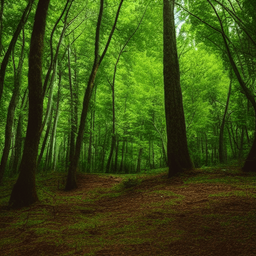
#> input picture imgs/bosque.png, 256 x 256 px, shrunk from 512 x 512 before the run
$ python Practica2_eqEspecificacion_PDI_GomezCanales.py
#> lines starting #> are read from the running program, lines starting #| are printed output that depends on the picture
import cv2
import numpy as np
import matplotlib.pyplot as plt
import os

def acumulado(figure, img):
    color = ("b", "g", "r")
    H = np.zeros((256, 3))
    for i, c in enumerate(color):
        hist = cv2.calcHist([img], [i], None, [256], [0, 256])
        acc = 0
        for j in range(256):
            H[j][i] = hist[j] + acc
            acc = H[j][i]
        # Normalizado
        H[:, i] /= (img.shape[0] * img.shape[1])
        plt.figure(figure)
        plt.plot(H[:, i], color=c)
        plt.draw()
        plt.pause(0.001)
    return H

# ------------------- Puntos extras: Dar color a una imagen -------------------
def colorear(I1, I2):
    """
    Esta funcion convierte la imagen 1 a escala de grises y le da color usando la distribucion de la imagen 2
    input: I1 imagen a colorear, I2 imagen de la que se obtendra la distribucion
    """

    # Primero convertimos de bgr a escala de grises
    I1_gray = cv2.cvtColor(I1, cv2.COLOR_BGR2GRAY)
    # Ahora de escala de grises repetimos los mismos valores para los tres canales (BGR)
    I1_tresc = np.zeros((I1_gray.shape[0], I1_gray.shape[1], 3), "uint8")
    I1_tresc[:, :, 0] = I1_gray
    I1_tresc[:, :, 1] = I1_gray
    I1_tresc[:, :, 2] = I1_gray
    I1 = I1_tresc

    H1 = acumulado(1, I1)
    H2 = acumulado(2, I2)

    [m, n, p] = I1.shape

    I3 = np.zeros_like(I1)
    # -------------------- Ecualizacion por Especificacion ----------------------------
    for k in range(p):
        for i in range(m):
            for j in range(n):
                z = 0
                Sk = H1[I1[i, j, k], k]
                while H2[z, k] - Sk < 0:
                    z += 1
                    if z == 256:
                        H2[z, k] = Sk
                I3[i, j, k] = z

    I3 = I3.astype("uint8")
    H3 = acumulado(3, I3)

    cv2.imshow("Img grises", I1)
    cv2.imshow("Img ref", I2)
    cv2.imshow("Img color", I3)


# Cambiar ruta y nombre de las imgs
I1 = cv2.imread("../imgs/bosque.png")
#> I1 is the input picture: shape (256, 256, 3); mean B, G, R 19, 78.2, 59
I2 = cv2.imread("../imgs/puente.jpg")
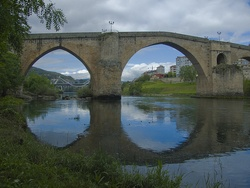
#> input picture imgs/puente.jpg, 250 x 188 px, shrunk from 500 x 375 before the run
#> I2 is the input picture: shape (188, 250, 3); mean B, G, R 92.4, 94.1, 83.8

H1 = acumulado(1, I1)
#> the loop in acumulado, `for i, c in enumerate(color):` made 3 passes
#> pass 1, in acumulado, `plt.pause(0.001)`:
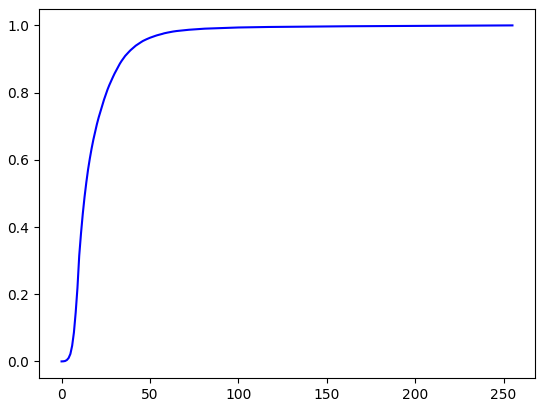
#> figure drawn by matplotlib, 1 panel; curve peaks at x = 246, y = 1
#> after the loop in acumulado, `for i, c in enumerate(color):`: H = 256 rows, first 8: [9.16e-05, 0, 0], [0.000381, 0, 0], [0.00125, 0, 0], [0.00415, 0, 0], [0.0102, 0, 0], [0.0223, 0, 0], [0.0468, 0, 0], [0.0863, 0, 0]
#> H1 has the same summary as H in acumulado
H2 = acumulado(2, I2)
#> the loop in acumulado (call 2), `for i, c in enumerate(color):` made 3 passes
#> pass 2, in acumulado (call 2), `plt.pause(0.001)`:
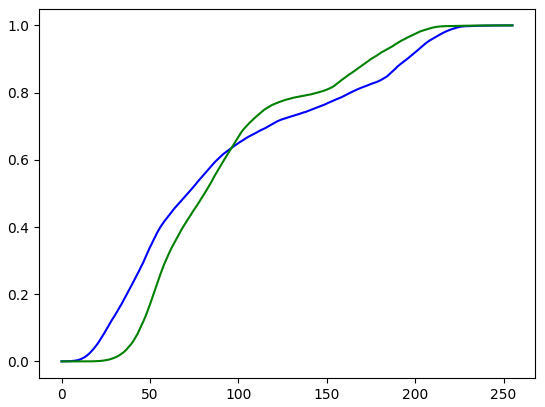
#> figure drawn by matplotlib, 1 panel; curve peaks at x = 255, y = 1; curve peaks at x = 248, y = 1
#> after the loop in acumulado (call 2), `for i, c in enumerate(color):`: H = 256 rows, first 8: [0.000149, 0, 0], [0.000149, 0, 0], [0.000255, 0, 0], [0.000468, 0, 0], [0.000553, 0, 0], [0.000723, 0, 0], [0.00113, 0, 0], [0.00177, 0, 0]
#> H2 has the same summary as H in acumulado

[m, n, p] = I1.shape
#> m = 256; n = 256; p = 3

I3 = np.zeros_like(I1)
# -------------------- Ecualizacion por Especificacion ----------------------------
for k in range(p):
    for i in range(m):
        for j in range(n):
            z = 0
            Sk = H1[I1[i, j, k], k]
            while H2[z, k] - Sk < 0:
                z += 1
                if z == 256:
                    H2[z, k] = Sk
            I3[i, j, k] = z
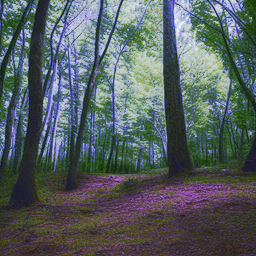
#> I3: shape (256, 256, 3); mean B, G, R 95.4, 94.6, 84.6

I3 = I3.astype("uint8")
H3 = acumulado(3, I3)
#> the loop in acumulado (call 3), `for i, c in enumerate(color):` made 3 passes
#> pass 1, in acumulado (call 3), `plt.pause(0.001)`:
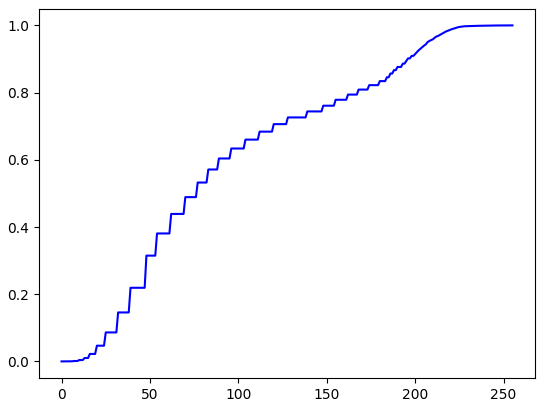
#> figure drawn by matplotlib, 1 panel; curve peaks at x = 255, y = 1
#> after the loop in acumulado (call 3), `for i, c in enumerate(color):`: H = 256 rows, first 8: [9.16e-05, 0, 0], [9.16e-05, 0, 0], [9.16e-05, 0, 0], [0.000381, 0, 0], [0.000381, 0, 0], [0.000381, 0, 0], [0.000381, 0, 0], [0.00125, 0, 0]
#> H3 has the same summary as H in acumulado

cv2.imshow("Img 1", I1)
cv2.imshow("Img 2", I2)
cv2.imshow("EqEspecificacion", I3)

# --------------------- Puntos extra: dar color a una img ---------------------------
# para usar el coloreo de imagenes descomente la siguiente linea
#colorear(I1, I2)

cv2.waitKey(0)
#> figure, not shown here; curve peaks at x = 255, y = 1; curve peaks at x = 248, y = 1; curve peaks at x = 241, y = 1
